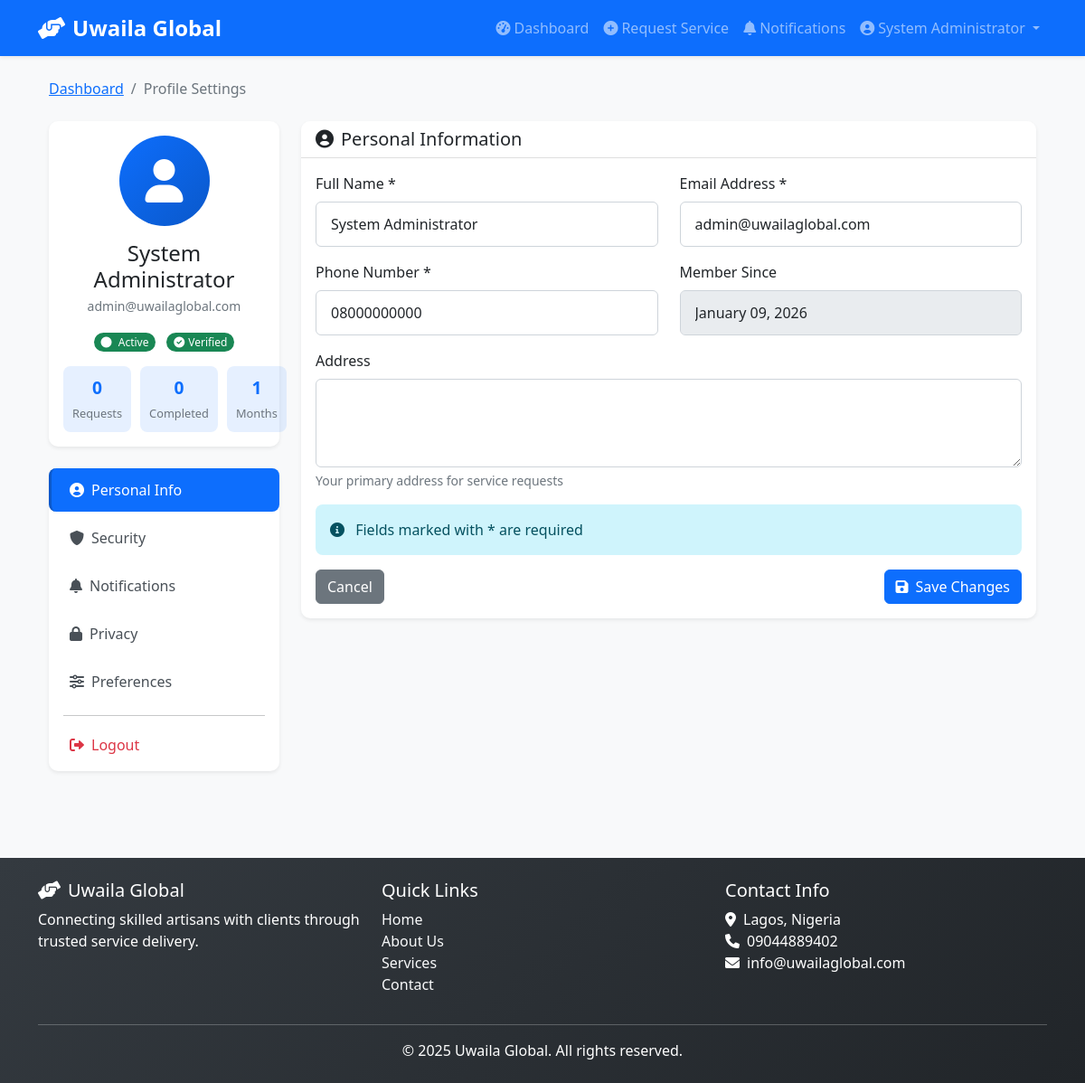
Screenshot of /user/profile (signed in) with the database file from the repository.
### models.py (models this page shows, shortened)
class User(UserMixin, db.Model):
    __tablename__ = 'users'
    id = db.Column(db.String(36), primary_key=True, default=generate_uuid)
    email = db.Column(db.String(120), unique=True, nullable=False, index=True)
    phone = db.Column(db.String(20), nullable=False)
    password_hash = db.Column(db.String(256), nullable=False)
    full_name = db.Column(db.String(100), nullable=False)
    user_type = db.Column(db.String(20), nullable=False)  # 'customer', 'artisan', 'admin'
    nin = db.Column(db.String(50), unique=True)  # National Identification Number
    is_active = db.Column(db.Boolean, default=True)
    is_verified = db.Column(db.Boolean, default=False)
    created_at = db.Column(db.DateTime(timezone=True), default=datetime.now(timezone.utc))
    updated_at = db.Column(db.DateTime(timezone=True), default=datetime.now(timezone.utc), onupdate=datetime.now(timezone.utc))
    address = db.Column(db.Text)
    profile_image = db.Column(db.String(255))
    artisan_profile = db.relationship('ArtisanProfile', backref='user', uselist=False, lazy=True)
    admin_profile = db.relationship('AdminProfile', backref='user', uselist=False, lazy=True)

### routes/user_routes.py (the view, shortened to what this page needs)
@user_bp.route('/profile', methods=['GET', 'PUT'])
@login_required
def profile():
    if not isinstance(current_user, User):
        flash('User access required', 'danger')
        return redirect(url_for('user_bp.dashboard'))
    if request.method == 'GET':
        from models import ServiceRequest
        stats = {
            'total_requests': ServiceRequest.query.filter_by(user_id=current_user.id).count(),
            'completed_requests': ServiceRequest.query.filter_by(user_id=current_user.id, status='completed').count()
        }
        from datetime import datetime
        months_since = (datetime.now().year - current_user.created_at.year) * 12 + \
                      (datetime.now().month - current_user.created_at.month)
        notification_settings = {
            'email': [
                {'id': 'new_request', 'name': 'New Requests', 'description': 'When you submit a new request', 'enabled': True},
                {'id': 'status_update', 'name': 'Status Updates', 'description': 'When your request status changes', 'enabled': True},
                {'id': 'artisan_assigned', 'name': 'Artisan Assigned', 'description': 'When an artisan is assigned', 'enabled': True},
                {'id': 'promotions', 'name': 'Promotions', 'description': 'Special offers and discounts', 'enabled': False}
            ],
            'push': [
                {'id': 'messages', 'name': 'Messages', 'description': 'New messages from artisans', 'enabled': True},
                {'id': 'reminders', 'name': 'Reminders', 'description': 'Service reminders', 'enabled': True}
            ],
            'sms': [
                {'id': 'urgent', 'name': 'Urgent Updates', 'description': 'Critical service updates', 'enabled': True}
            ]
        }
        privacy_settings = {
            'profile_visibility': 'artisans',
            'share_analytics': True,
            'marketing_emails': False
        }
        current_session = {
            'device': 'Chrome on Windows',
            'location': 'Lagos, Nigeria',
            'started': '2 hours ago'
        }
        preferences = {
            'default_location': current_user.address if current_user.address else '',
            'contact_method': 'email'  # Default value
        }
        return render_template('user/profile.html',
                             stats=stats,
                             member_since=max(1, months_since),
                             notification_settings=notification_settings,
                             privacy_settings=privacy_settings,
                             current_session=current_session,
                             two_factor_enabled=False,
                             preferences=preferences)

### templates/user/profile.html (shortened to what this page needs)
{% extends "base.html" %}
{% block content %}
<div class="container-fluid">
    <nav aria-label="breadcrumb" class="mb-4">
        <ol class="breadcrumb">
            <li class="breadcrumb-item"><a href="{{ url_for('user_bp.dashboard') }}">Dashboard</a></li>
            <li class="breadcrumb-item active" aria-current="page">Profile Settings</li>
        </ol>
    </nav>
    <div class="row">
        <div class="col-lg-4 col-xl-3 mb-4">
            <div class="card border-0 shadow-sm mb-4">
                <div class="card-body text-center">
                    <div class="avatar-circle-lg bg-primary text-white mb-3 mx-auto">
                        <i class="fas fa-user fa-2x"></i>
                    </div>
                    <h4 class="card-title mb-1">{{ current_user.full_name }}</h4>
                    <p class="text-muted small mb-3">{{ current_user.email }}</p>
                    <div class="account-status mb-3">
                        <span class="badge bg-{{ 'success' if current_user.is_active else 'danger' }} rounded-pill">
                            <i class="fas fa-circle me-1"></i>
                            {{ 'Active' if current_user.is_active else 'Inactive' }}
                        </span>
                        {% if current_user.is_verified %}
                        <span class="badge bg-success rounded-pill ms-2">
                            <i class="fas fa-check-circle me-1"></i>Verified
                        </span>
                        {% endif %}
                    </div>
                    <div class="stats-grid">
                        <div class="stat-item">
                            <span class="stat-number">{{ stats.total_requests }}</span>
                            <span class="stat-label">Requests</span>
                        </div>
                        <div class="stat-item">
                            <span class="stat-number">{{ stats.completed_requests }}</span>
                            <span class="stat-label">Completed</span>
                        </div>
                        <div class="stat-item">
                            <span class="stat-number">{{ member_since }}</span>
                            <span class="stat-label">Months</span>
                        </div>
                    </div>
                </div>
            </div>
            <div class="card border-0 shadow-sm">
                <div class="card-body p-0">
                    <div class="nav flex-column nav-pills" id="profileTab" role="tablist">
                        <a class="nav-link active" id="personal-tab" data-bs-toggle="pill" href="#personal" role="tab">
                            <i class="fas fa-user-circle me-2"></i>Personal Info
                        </a>
                        <a class="nav-link" id="security-tab" data-bs-toggle="pill" href="#security" role="tab">
                            <i class="fas fa-shield-alt me-2"></i>Security
                        </a>
                        <a class="nav-link" id="notifications-tab" data-bs-toggle="pill" href="#notifications" role="tab">
                            <i class="fas fa-bell me-2"></i>Notifications
                        </a>
                        <a class="nav-link" id="privacy-tab" data-bs-toggle="pill" href="#privacy" role="tab">
                            <i class="fas fa-lock me-2"></i>Privacy
                        </a>
                        <a class="nav-link" id="preferences-tab" data-bs-toggle="pill" href="#preferences" role="tab">
                            <i class="fas fa-sliders-h me-2"></i>Preferences
                        </a>
                        <hr class="my-2 mx-3">
                        <a class="nav-link text-danger" href="{{ url_for('user_bp.logout') }}">
                            <i class="fas fa-sign-out-alt me-2"></i>Logout
                        </a>
                    </div>
                </div>
            </div>
        </div>
        <div class="col-lg-8 col-xl-9">
            <div class="tab-content" id="profileTabContent">
                <div class="tab-pane fade show active" id="personal" role="tabpanel">
                    <div class="card border-0 shadow-sm">
                        <div class="card-header bg-white">
                            <h5 class="mb-0"><i class="fas fa-user-circle me-2"></i>Personal Information</h5>
                        </div>
                        <div class="card-body">
                            <form id="personalInfoForm">
                                <div class="row">
                                    <div class="col-md-6 mb-3">
                                        <label for="fullName" class="form-label">Full Name *</label>
                                        <input type="text" class="form-control" id="fullName"
                                               value="{{ current_user.full_name }}" required>
                                    </div>
                                    <div class="col-md-6 mb-3">
                                        <label for="email" class="form-label">Email Address *</label>
                                        <input type="email" class="form-control" id="email"
                                               value="{{ current_user.email }}" required>
                                    </div>
                                </div>
                                <div class="row">
                                    <div class="col-md-6 mb-3">
                                        <label for="phone" class="form-label">Phone Number *</label>
                                        <input type="tel" class="form-control" id="phone"
                                               value="{{ current_user.phone }}" required>
                                    </div>
                                    <div class="col-md-6 mb-3">
                                        <label for="joinDate" class="form-label">Member Since</label>
                                        <input type="text" class="form-control" id="joinDate"
                                               value="{{ current_user.created_at.strftime('%B %d, %Y') }}" disabled>
                                    </div>
                                </div>
                                <div class="mb-3">
                                    <label for="address" class="form-label">Address</label>
                                    <textarea class="form-control" id="address" rows="3">{{ current_user.address or '' }}</textarea>
                                    <div class="form-text">Your primary address for service requests</div>
                                </div>
                                <div class="alert alert-info">
                                    <i class="fas fa-info-circle me-2"></i>
                                    Fields marked with * are required
                                </div>
                                <div class="d-flex justify-content-between">
                                    <button type="button" class="btn btn-secondary" id="cancelPersonalChanges">
                                        Cancel
                                    </button>
                                    <button type="submit" class="btn btn-primary" id="savePersonalInfo">
                                        <i class="fas fa-save me-2"></i>Save Changes
                                    </button>
                                </div>
                            </form>
                        </div>
                    </div>
                </div>
            </div>
        </div>
    </div>
</div>
{% endblock %}

### templates/base.html (shortened to what this page needs)
<!DOCTYPE html>
<html lang="en">
<head>
    <link href="https://cdn.jsdelivr.net/npm/bootstrap@5.1.3/dist/css/bootstrap.min.css" rel="stylesheet">
    <link rel="stylesheet" href="https://cdnjs.cloudflare.com/ajax/libs/font-awesome/6.0.0/css/all.min.css">
    <link rel="stylesheet" href="{{ url_for('static', filename='css/style.css') }}">
</head>
<body>
    <nav class="navbar navbar-expand-lg navbar-dark bg-primary shadow-sm">
        <div class="container">
            <a class="navbar-brand fw-bold" href="{{ url_for('index') }}">
                <i class="fas fa-hands-helping me-2"></i>Uwaila Global
            </a>
            <div class="collapse navbar-collapse" id="navbarNav">
                <ul class="navbar-nav ms-auto">
                    {% if current_user.is_authenticated %}
                        {% if current_user.__class__.__name__ == 'User' %}
                            <li class="nav-item">
                                <a class="nav-link" href="{{ url_for('user_bp.dashboard') }}">
                                    <i class="fas fa-tachometer-alt me-1"></i>Dashboard
                                </a>
                            </li>
                            <li class="nav-item">
                                <a class="nav-link" href="{{ url_for('user_bp.create_service_request') }}">
                                    <i class="fas fa-plus-circle me-1"></i>Request Service
                                </a>
                            </li>
                            <li class="nav-item">
                                <a class="nav-link" href="{{ url_for('user_bp.get_notifications') }}">
                                    <i class="fas fa-bell me-1"></i>Notifications
                                </a>
                            </li>
                        {% endif %}
                        <li class="nav-item dropdown">
                            <a class="nav-link dropdown-toggle" href="#" id="userDropdown" role="button" data-bs-toggle="dropdown">
                                <i class="fas fa-user-circle me-1"></i>{{ current_user.full_name }}
                            </a>
                        </li>
                    {% endif %}
                </ul>
            </div>
        </div>
    </nav>
    <main class="py-4">
        <div class="container">
            {% block content %}{% endblock %}
        </div>
    </main>
    <footer class="bg-dark text-white py-4 mt-5">
        <div class="container">
            <div class="row">
                <div class="col-md-4">
                    <h5><i class="fas fa-hands-helping me-2"></i>Uwaila Global</h5>
                    <p class="mb-0">Connecting skilled artisans with clients through trusted service delivery.</p>
                </div>
                <div class="col-md-4">
                    <h5>Quick Links</h5>
                    <ul class="list-unstyled">
                        <li><a href="{{ url_for('index') }}" class="text-light">Home</a></li>
                        <li><a href="{{ url_for('about') }}" class="text-light">About Us</a></li>
                        <li><a href="{{ url_for('services') }}" class="text-light">Services</a></li>
                        <li><a href="{{ url_for('contact') }}" class="text-light">Contact</a></li>
                    </ul>
                </div>
                <div class="col-md-4">
                    <h5>Contact Info</h5>
                    <ul class="list-unstyled">
                        <li><i class="fas fa-map-marker-alt me-2"></i>Lagos, Nigeria</li>
                        <li><i class="fas fa-phone me-2"></i>09044889402</li>
                        <li><i class="fas fa-envelope me-2"></i>info@uwailaglobal.com</li>
                    </ul>
                </div>
            </div>
            <hr class="bg-light">
            <div class="text-center">
                <p class="mb-0">&copy; 2025 Uwaila Global. All rights reserved.</p>
            </div>
        </div>
    </footer>
</body>
</html>

### rows the page displays
User: full_name "System Administrator", email "admin@uwailaglobal.com", is_active "Active", phone "08000000000", created_at "January 09, 2026"

### other values shown
{{ stats.total_requests }} "0"
{{ stats.completed_requests }} "0"
